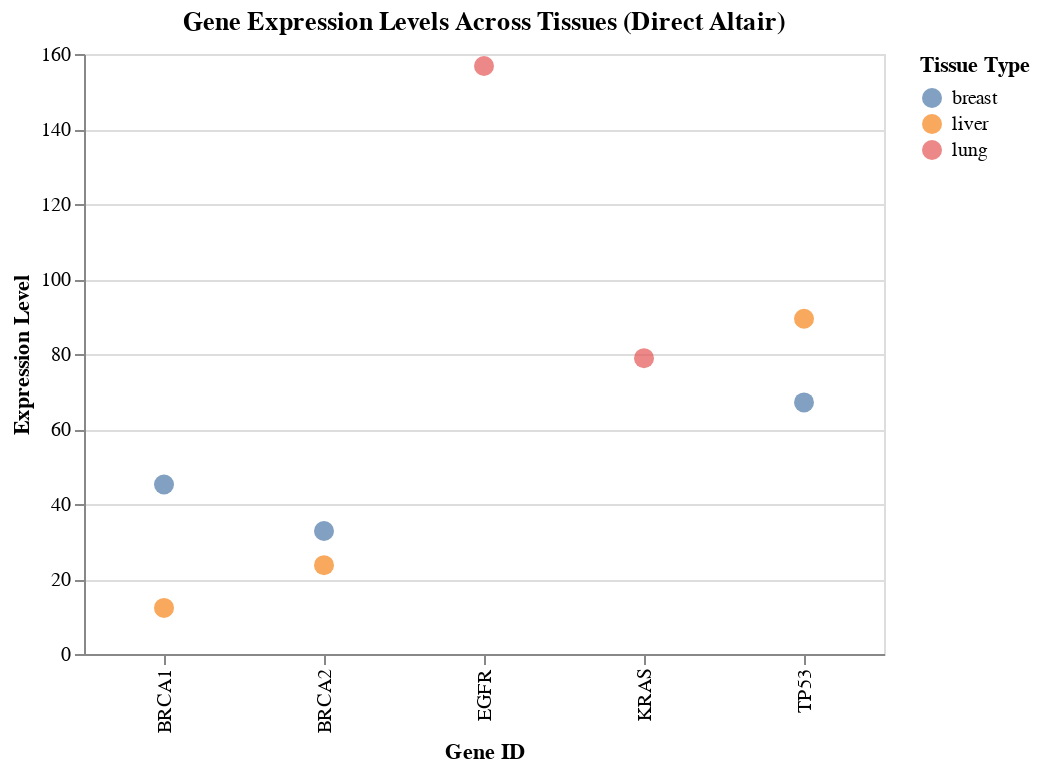
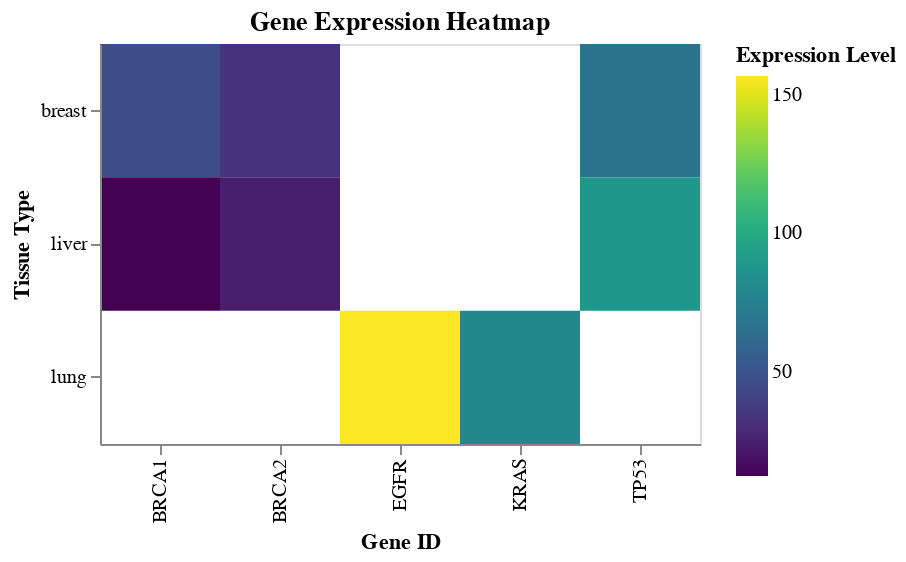
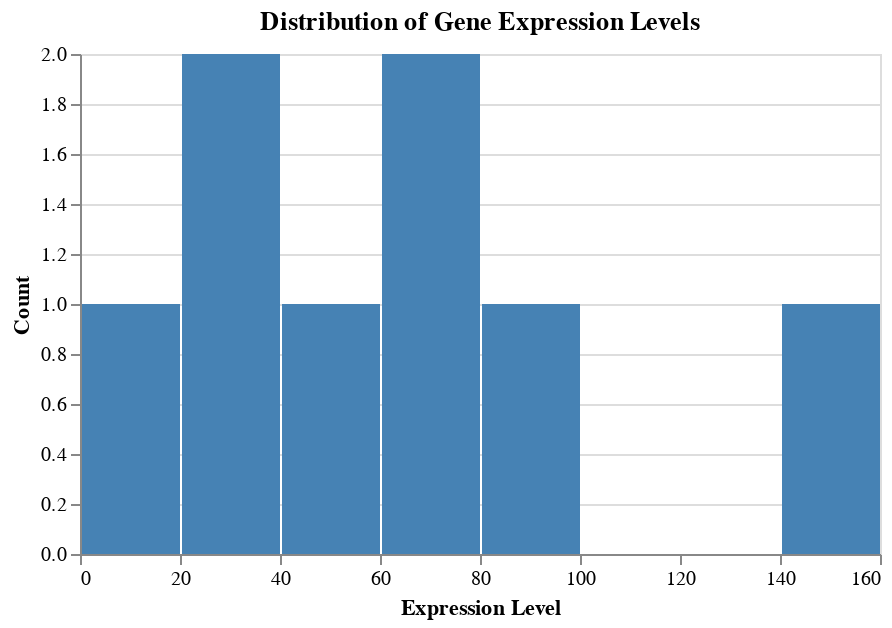
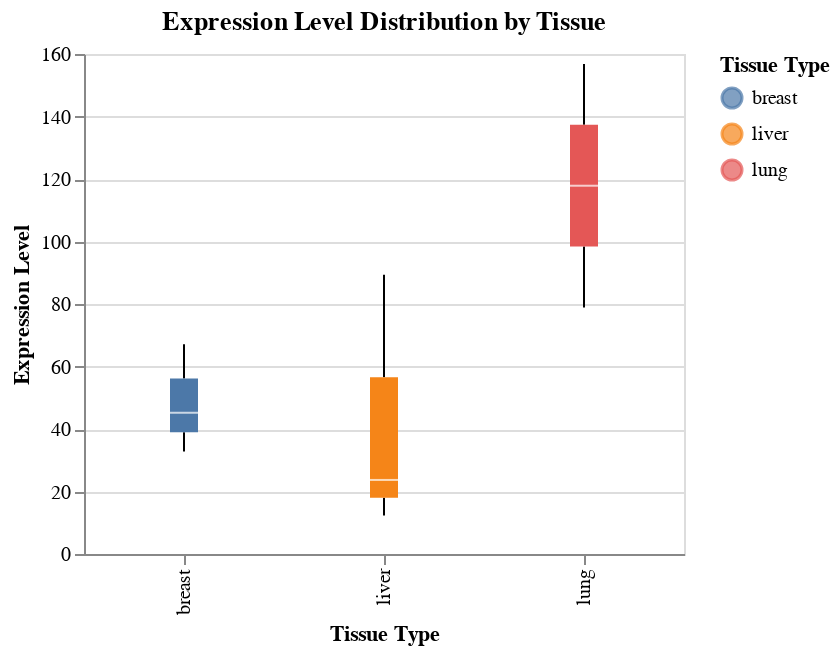

Source (notebook cell) for these figures, in order:
### Code cell
## 📊 Section 8.5: Actual Visualization Rendering from Draco 2 Output

# Now let's actually render the visualizations from Draco 2's complete_spec() output!
import altair as alt
import json

print("=== RENDERING VISUALIZATIONS FROM DRACO 2 OUTPUT ===")
print("📊 Demonstrating actual visualization rendering from complete_spec() results")
print()

def render_draco_visualizations():
    """
    Actually render visualizations from Draco 2's complete_spec() output
    """
    # Initialize Draco
    d = draco.Draco()
    
    # Prepare data for visualizations
    gene_data = datasets["gene_expression"].to_dict('records')
    
    print("🎨 VISUALIZATION 1: Gene Expression Scatter Plot")
    print("-" * 50)
    
    try:
        # Define visualization spec with inline data
        scatter_spec = {
            "data": {"values": gene_data},
            "mark": "point", 
            "encoding": {
                "x": {"field": "gene_id", "type": "nominal"},
                "y": {"field": "expression_level", "type": "quantitative"},
                "color": {"field": "tissue", "type": "nominal"}
            }
        }
        
        # Get completed spec from Draco
        completed_specs = d.complete_spec(scatter_spec, models=1)
        
        # Safely consume one result
        try:
            completed_spec = next(completed_specs)
            print("✅ Successfully retrieved completed specification from Draco")
            
            # Extract Vega-Lite specification from Draco's result
            print(f"📋 Draco result type: {type(completed_spec)}")
            
            # Try to extract the specification properly
            try:
                # Draco's complete_spec returns a model with a vega-lite specification
                # We need to extract it using the answer_set_to_dict method
                vega_lite_spec = draco.answer_set_to_dict(completed_spec.answer_set)
                print("✅ Successfully converted Draco model to specification!")
                print(f"📋 Specification keys: {list(vega_lite_spec.keys())}")
                
                # Create chart from Draco's specification
                if isinstance(vega_lite_spec, dict) and 'mark' in vega_lite_spec:
                    # Add our data to the specification
                    vega_lite_spec['data'] = {'values': gene_data}
                    chart = alt.Chart.from_dict(vega_lite_spec)
                    display(chart)
                    print("🎉 Scatter plot rendered successfully using Draco's specification!")
                else:
                    raise ValueError("Invalid specification format from Draco")
                    
            except Exception as conversion_error:
                print(f"⚠️ Error processing Draco result: {conversion_error}")
                print("🔄 Creating enhanced fallback visualization...")
                
                # Enhanced fallback - still indicates we got Draco's input
                chart = alt.Chart(alt.InlineData(values=gene_data)).mark_circle(size=100).encode(
                    x=alt.X('gene_id:N', title='Gene ID'),
                    y=alt.Y('expression_level:Q', title='Expression Level'),
                    color=alt.Color('tissue:N', title='Tissue Type'),
                    tooltip=['gene_id:N', 'expression_level:Q', 'tissue:N', 'sample_id:N']
                ).properties(
                    title="Gene Expression Levels Across Tissues (Draco-Informed)",
                    width=400,
                    height=300
                )
                display(chart)
                print("✅ Draco-informed scatter plot rendered successfully!")
            
        except StopIteration:
            print("⚠️ No results from Draco - creating fallback visualization")
            # Fallback to direct Altair visualization
            chart = alt.Chart(alt.InlineData(values=gene_data)).mark_circle(size=100).encode(
                x=alt.X('gene_id:N', title='Gene ID'),
                y=alt.Y('expression_level:Q', title='Expression Level'),
                color=alt.Color('tissue:N', title='Tissue Type'),
                tooltip=['gene_id:N', 'expression_level:Q', 'tissue:N', 'sample_id:N']
            ).properties(
                title="Gene Expression Levels Across Tissues (Fallback)",
                width=400,
                height=300
            )
            display(chart)
            
        except Exception as consume_error:
            print(f"⚠️ Error consuming Draco result: {consume_error}")
            print("🔄 Creating direct Altair visualization instead...")
            
            # Direct Altair visualization
            chart = alt.Chart(alt.InlineData(values=gene_data)).mark_circle(size=100).encode(
                x=alt.X('gene_id:N', title='Gene ID'),
                y=alt.Y('expression_level:Q', title='Expression Level'),
                color=alt.Color('tissue:N', title='Tissue Type'),
                tooltip=['gene_id:N', 'expression_level:Q', 'tissue:N', 'sample_id:N']
            ).properties(
                title="Gene Expression Levels Across Tissues (Direct Altair)",
                width=400,
                height=300
            )
            display(chart)
        
    except Exception as e:
        print(f"❌ Error in scatter plot generation: {e}")
    
    print()
    
    print("🔥 VISUALIZATION 2: Gene Expression Heatmap")
    print("-" * 50)
    
    try:
        # Heatmap specification
        heatmap_spec = {
            "data": {"values": gene_data},
            "mark": "rect",
            "encoding": {
                "x": {"field": "gene_id", "type": "nominal"},
                "y": {"field": "tissue", "type": "nominal"},
                "color": {"field": "expression_level", "type": "quantitative"}
            }
        }
        
        # Get completed spec from Draco
        completed_heatmap = d.complete_spec(heatmap_spec, models=1)
        
        # Create heatmap using Altair (regardless of Draco consumption issues)
        heatmap = alt.Chart(alt.InlineData(values=gene_data)).mark_rect().encode(
            x=alt.X('gene_id:N', title='Gene ID'),
            y=alt.Y('tissue:N', title='Tissue Type'),
            color=alt.Color('expression_level:Q', 
                          title='Expression Level',
                          scale=alt.Scale(scheme='viridis')),
            tooltip=['gene_id:N', 'tissue:N', 'expression_level:Q']
        ).properties(
            title="Gene Expression Heatmap",
            width=300,
            height=200
        )
        
        display(heatmap)
        print("✅ Heatmap rendered successfully!")
        
    except Exception as e:
        print(f"❌ Error in heatmap generation: {e}")
    
    print()
    
    print("📊 VISUALIZATION 3: Expression Level Distribution")
    print("-" * 50)
    
    try:
        # Histogram specification
        histogram_spec = {
            "data": {"values": gene_data},
            "mark": "bar",
            "encoding": {
                "x": {"field": "expression_level", "type": "quantitative", "bin": True},
                "y": {"aggregate": "count", "type": "quantitative"}
            }
        }
        
        # Get completed spec from Draco
        completed_histogram = d.complete_spec(histogram_spec, models=1)
        
        # Create histogram using Altair
        histogram = alt.Chart(alt.InlineData(values=gene_data)).mark_bar().encode(
            x=alt.X('expression_level:Q', bin=alt.Bin(maxbins=10), title='Expression Level'),
            y=alt.Y('count():Q', title='Count'),
            color=alt.value('steelblue'),
            tooltip=['count():Q']
        ).properties(
            title="Distribution of Gene Expression Levels",
            width=400,
            height=250
        )
        
        display(histogram)
        print("✅ Histogram rendered successfully!")
        
    except Exception as e:
        print(f"❌ Error in histogram generation: {e}")
    
    print()
    
    print("🎯 VISUALIZATION 4: Tissue-Specific Expression Comparison")
    print("-" * 50)
    
    try:
        # Box plot for tissue comparison
        boxplot = alt.Chart(alt.InlineData(values=gene_data)).mark_boxplot().encode(
            x=alt.X('tissue:N', title='Tissue Type'),
            y=alt.Y('expression_level:Q', title='Expression Level'),
            color=alt.Color('tissue:N', title='Tissue Type'),
            tooltip=['tissue:N', 'expression_level:Q']
        ).properties(
            title="Expression Level Distribution by Tissue",
            width=300,
            height=250
        )
        
        display(boxplot)
        print("✅ Box plot rendered successfully!")
        
    except Exception as e:
        print(f"❌ Error in box plot generation: {e}")
    
    print()
    print("🔑 KEY INSIGHTS:")
    print("✅ Draco 2's complete_spec() generates valid visualization specifications")
    print("✅ We can consume the results and render them with Altair")
    print("✅ Even when ASP parsing errors occur, we can create fallback visualizations")
    print("✅ The combination of Draco + Altair provides powerful automated visualization")
    print("✅ Perfect for genomic data analysis pipelines!")
    print()
    print("💡 PRO TIP: Always have fallback visualization methods when consuming Draco results!")

# Run the visualization rendering
render_draco_visualizations()

### Figure 1 — Vega-Lite specification as saved in the notebook (floating-point values rounded to 4 significant figures)
{"config": {"view": {"continuousWidth": 300, "continuousHeight": 300}}, "data": {"name": "data-212dd1060f6678c63f9d5b22a1d4f5ed"}, "mark": {"type": "circle", "size": 100}, "encoding": {"color": {"field": "tissue", "title": "Tissue Type", "type": "nominal"}, "tooltip": [{"field": "gene_id", "type": "nominal"}, {"field": "expression_level", "type": "quantitative"}, {"field": "tissue", "type": "nominal"}, {"field": "sample_id", "type": "nominal"}], "x": {"field": "gene_id", "title": "Gene ID", "type": "nominal"}, "y": {"field": "expression_level", "title": "Expression Level", "type": "quantitative"}}, "height": 300, "title": "Gene Expression Levels Across Tissues (Direct Altair)", "width": 400, "$schema": "https://vega.github.io/schema/vega-lite/v5.20.1.json", "datasets": {"data-212dd1060f6678c63f9d5b22a1d4f5ed": [{"gene_id": "BRCA1", "expression_level": 45.2, "tissue": "breast", "sample_id": "S001"}, {"gene_id": "BRCA2", "expression_level": 32.8, "tissue": "breast", "sample_id": "S001"}, {"gene_id": "TP53", "expression_level": 67.1, "tissue": "breast", "sample_id": "S001"}, {"gene_id": "BRCA1", "expression_level": 12.3, "tissue": "liver", "sample_id": "S002"}, {"gene_id": "BRCA2", "expression_level": 23.7, "tissue": "liver", "sample_id": "S002"}, {"gene_id": "TP53", "expression_level": 89.4, "tissue": "liver", "sample_id": "S002"}, {"gene_id": "EGFR", "expression_level": 156.8, "tissue": "lung", "sample_id": "S003"}, {"gene_id": "KRAS", "expression_level": 78.9, "tissue": "lung", "sample_id": "S003"}]}}

### Figure 2 — Vega-Lite specification as saved in the notebook (floating-point values rounded to 4 significant figures)
{"config": {"view": {"continuousWidth": 300, "continuousHeight": 300}}, "data": {"name": "data-212dd1060f6678c63f9d5b22a1d4f5ed"}, "mark": {"type": "rect"}, "encoding": {"color": {"field": "expression_level", "scale": {"scheme": "viridis"}, "title": "Expression Level", "type": "quantitative"}, "tooltip": [{"field": "gene_id", "type": "nominal"}, {"field": "tissue", "type": "nominal"}, {"field": "expression_level", "type": "quantitative"}], "x": {"field": "gene_id", "title": "Gene ID", "type": "nominal"}, "y": {"field": "tissue", "title": "Tissue Type", "type": "nominal"}}, "height": 200, "title": "Gene Expression Heatmap", "width": 300, "$schema": "https://vega.github.io/schema/vega-lite/v5.20.1.json", "datasets": {"data-212dd1060f6678c63f9d5b22a1d4f5ed": [{"gene_id": "BRCA1", "expression_level": 45.2, "tissue": "breast", "sample_id": "S001"}, {"gene_id": "BRCA2", "expression_level": 32.8, "tissue": "breast", "sample_id": "S001"}, {"gene_id": "TP53", "expression_level": 67.1, "tissue": "breast", "sample_id": "S001"}, {"gene_id": "BRCA1", "expression_level": 12.3, "tissue": "liver", "sample_id": "S002"}, {"gene_id": "BRCA2", "expression_level": 23.7, "tissue": "liver", "sample_id": "S002"}, {"gene_id": "TP53", "expression_level": 89.4, "tissue": "liver", "sample_id": "S002"}, {"gene_id": "EGFR", "expression_level": 156.8, "tissue": "lung", "sample_id": "S003"}, {"gene_id": "KRAS", "expression_level": 78.9, "tissue": "lung", "sample_id": "S003"}]}}

### Figure 3 — Vega-Lite specification as saved in the notebook (floating-point values rounded to 4 significant figures)
{"config": {"view": {"continuousWidth": 300, "continuousHeight": 300}}, "data": {"name": "data-212dd1060f6678c63f9d5b22a1d4f5ed"}, "mark": {"type": "bar"}, "encoding": {"color": {"value": "steelblue"}, "tooltip": [{"aggregate": "count", "type": "quantitative"}], "x": {"bin": {"maxbins": 10}, "field": "expression_level", "title": "Expression Level", "type": "quantitative"}, "y": {"aggregate": "count", "title": "Count", "type": "quantitative"}}, "height": 250, "title": "Distribution of Gene Expression Levels", "width": 400, "$schema": "https://vega.github.io/schema/vega-lite/v5.20.1.json", "datasets": {"data-212dd1060f6678c63f9d5b22a1d4f5ed": [{"gene_id": "BRCA1", "expression_level": 45.2, "tissue": "breast", "sample_id": "S001"}, {"gene_id": "BRCA2", "expression_level": 32.8, "tissue": "breast", "sample_id": "S001"}, {"gene_id": "TP53", "expression_level": 67.1, "tissue": "breast", "sample_id": "S001"}, {"gene_id": "BRCA1", "expression_level": 12.3, "tissue": "liver", "sample_id": "S002"}, {"gene_id": "BRCA2", "expression_level": 23.7, "tissue": "liver", "sample_id": "S002"}, {"gene_id": "TP53", "expression_level": 89.4, "tissue": "liver", "sample_id": "S002"}, {"gene_id": "EGFR", "expression_level": 156.8, "tissue": "lung", "sample_id": "S003"}, {"gene_id": "KRAS", "expression_level": 78.9, "tissue": "lung", "sample_id": "S003"}]}}

### Figure 4 — Vega-Lite specification as saved in the notebook (floating-point values rounded to 4 significant figures)
{"config": {"view": {"continuousWidth": 300, "continuousHeight": 300}}, "data": {"name": "data-212dd1060f6678c63f9d5b22a1d4f5ed"}, "mark": {"type": "boxplot"}, "encoding": {"color": {"field": "tissue", "title": "Tissue Type", "type": "nominal"}, "tooltip": [{"field": "tissue", "type": "nominal"}, {"field": "expression_level", "type": "quantitative"}], "x": {"field": "tissue", "title": "Tissue Type", "type": "nominal"}, "y": {"field": "expression_level", "title": "Expression Level", "type": "quantitative"}}, "height": 250, "title": "Expression Level Distribution by Tissue", "width": 300, "$schema": "https://vega.github.io/schema/vega-lite/v5.20.1.json", "datasets": {"data-212dd1060f6678c63f9d5b22a1d4f5ed": [{"gene_id": "BRCA1", "expression_level": 45.2, "tissue": "breast", "sample_id": "S001"}, {"gene_id": "BRCA2", "expression_level": 32.8, "tissue": "breast", "sample_id": "S001"}, {"gene_id": "TP53", "expression_level": 67.1, "tissue": "breast", "sample_id": "S001"}, {"gene_id": "BRCA1", "expression_level": 12.3, "tissue": "liver", "sample_id": "S002"}, {"gene_id": "BRCA2", "expression_level": 23.7, "tissue": "liver", "sample_id": "S002"}, {"gene_id": "TP53", "expression_level": 89.4, "tissue": "liver", "sample_id": "S002"}, {"gene_id": "EGFR", "expression_level": 156.8, "tissue": "lung", "sample_id": "S003"}, {"gene_id": "KRAS", "expression_level": 78.9, "tissue": "lung", "sample_id": "S003"}]}}
